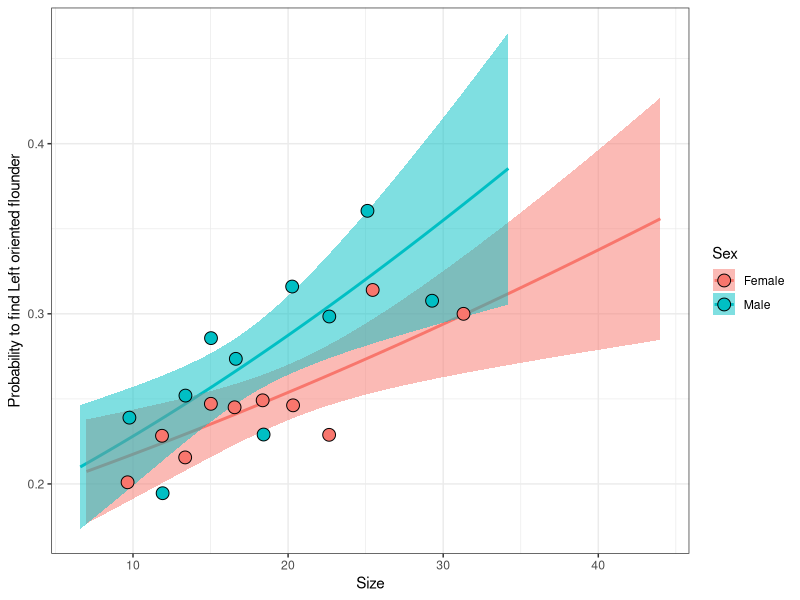

Here is the R script that generated this plot:
library(mgcv)
library(ggplot2)
library(dplyr)
library(broom)

kam <- read.table("Data/kambala.csv", sep = ";", header = T, dec = ",")
str(kam)

kam$Outcome <- ifelse(kam$Orient == "Left", 1, 0)

Mod <- glm(Outcome ~  L * Sex, data = kam, family = "binomial")
summary(Mod)

tidy(Mod)

# plot(Mod, pages = 1, pages = 1)
# hist(kam$L)

new_data <- kam %>% group_by(Sex) %>% do(data.frame(L = seq(min(.$L), max(.$L), length.out = 100) ))

predicted <- predict(Mod, newdata = new_data, se.fit = T, type = "response")

new_data$Predicted <- predicted$fit
new_data$SE <- predicted$se.fit

Left_prop <- kam %>% mutate(Size_class = ntile(x = L, n = 10)) %>% group_by(Sex, Size_class) %>% summarise(L_mean = mean(L), Left_prop = mean(Orient == "Left"))


ggplot(new_data, aes(x = L, y = Predicted)) + geom_line(aes(color = Sex), size = 1) +  geom_ribbon(aes(ymin = Predicted - 1.96*SE, ymax = Predicted + 1.96*SE, fill = Sex), alpha = 0.5 ) + geom_point(data = Left_prop, aes(x = L_mean, y = Left_prop, fill = Sex), shape = 21, size = 4) + labs(x = "Size", y = "Probability to find Left oriented flounder") + theme_bw()
